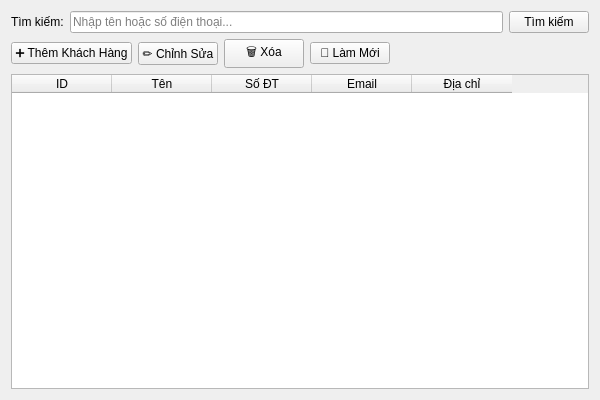
<?xml version="1.0" encoding="UTF-8"?>
<ui version="4.0">
 <class>CustomerWidget</class>
 <widget class="QWidget" name="CustomerWidget">
  <property name="geometry">
   <rect>
    <x>0</x>
    <y>0</y>
    <width>600</width>
    <height>400</height>
   </rect>
  </property>
  <property name="maximumSize">
   <size>
    <width>600</width>
    <height>400</height>
   </size>
  </property>
  <property name="windowTitle">
   <string>Quản Lý Khách Hàng</string>
  </property>
  <layout class="QVBoxLayout" name="verticalLayout">
   <item>
    <layout class="QHBoxLayout" name="searchLayout">
     <item>
      <widget class="QLabel" name="searchLabel">
       <property name="text">
        <string>Tìm kiếm:</string>
       </property>
      </widget>
     </item>
     <item>
      <widget class="QLineEdit" name="search_input">
       <property name="placeholderText">
        <string>Nhập tên hoặc số điện thoại...</string>
       </property>
      </widget>
     </item>
     <item>
      <widget class="QPushButton" name="search_btn">
       <property name="text">
        <string>Tìm kiếm</string>
       </property>
      </widget>
     </item>
    </layout>
   </item>
   <item>
    <layout class="QHBoxLayout" name="buttonLayout">
     <item>
      <widget class="QPushButton" name="add_btn">
       <property name="text">
        <string>➕ Thêm Khách Hàng</string>
       </property>
      </widget>
     </item>
     <item>
      <widget class="QPushButton" name="edit_btn">
       <property name="text">
        <string>✏️ Chỉnh Sửa</string>
       </property>
      </widget>
     </item>
     <item>
      <widget class="QPushButton" name="delete_btn">
       <property name="text">
        <string>🗑️ Xóa</string>
       </property>
      </widget>
     </item>
     <item>
      <widget class="QPushButton" name="refresh_btn">
       <property name="text">
        <string>🔄 Làm Mới</string>
       </property>
      </widget>
     </item>
     <item>
      <spacer name="buttonSpacer">
       <property name="orientation">
        <enum>Qt::Horizontal</enum>
       </property>
       <property name="sizeHint" stdset="0">
        <size>
         <width>40</width>
         <height>20</height>
        </size>
       </property>
      </spacer>
     </item>
    </layout>
   </item>
   <item>
    <widget class="QTableWidget" name="table">
     <property name="selectionMode">
      <enum>QAbstractItemView::SingleSelection</enum>
     </property>
     <property name="selectionBehavior">
      <enum>QAbstractItemView::SelectRows</enum>
     </property>
     <column>
      <property name="text">
       <string>ID</string>
      </property>
     </column>
     <column>
      <property name="text">
       <string>Tên</string>
      </property>
     </column>
     <column>
      <property name="text">
       <string>Số ĐT</string>
      </property>
     </column>
     <column>
      <property name="text">
       <string>Email</string>
      </property>
     </column>
     <column>
      <property name="text">
       <string>Địa chỉ</string>
      </property>
     </column>
    </widget>
   </item>
  </layout>
 </widget>
 <resources/>
 <connections/>
</ui>
